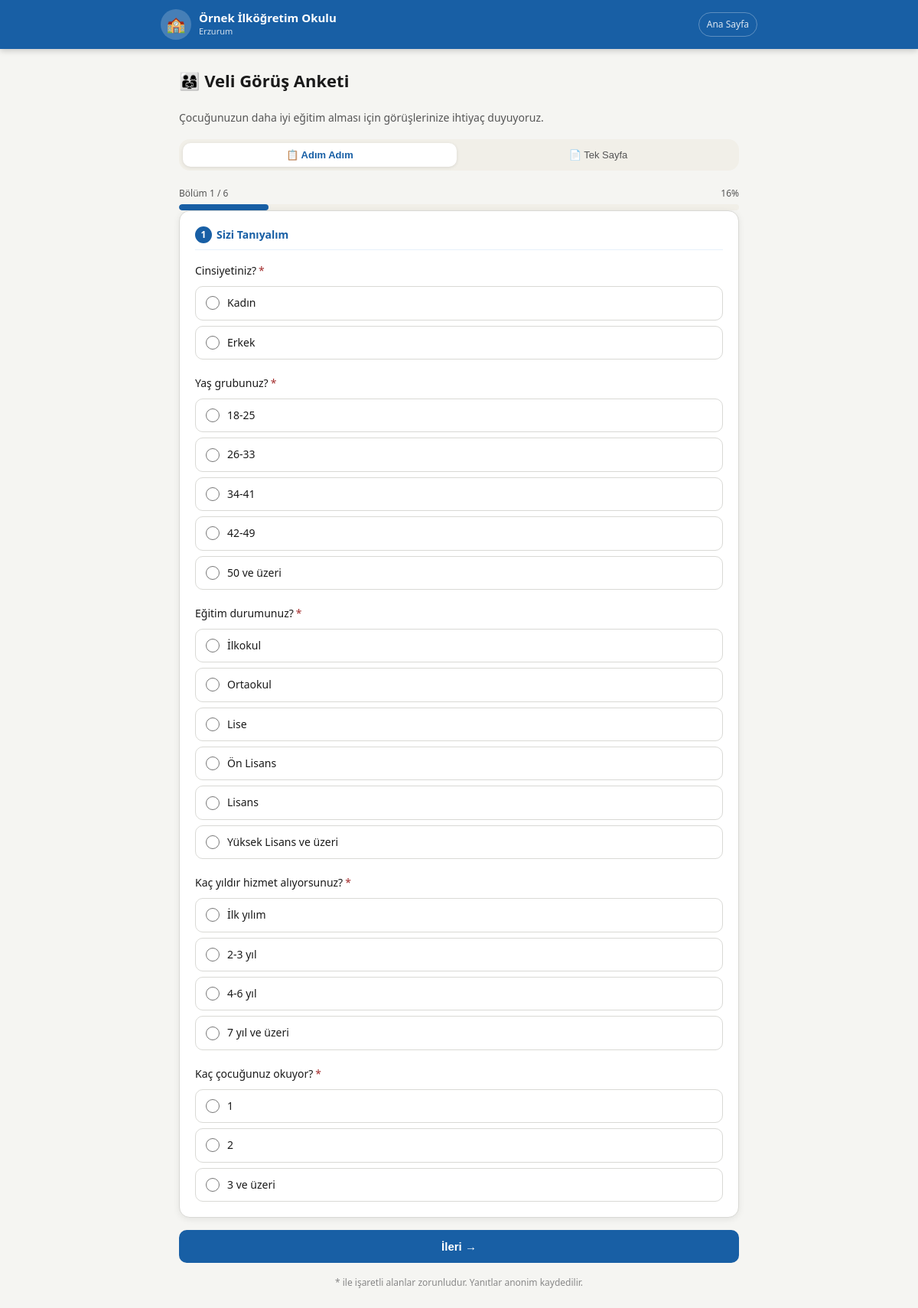
/anket/2, run on an earlier commit of the app's database.
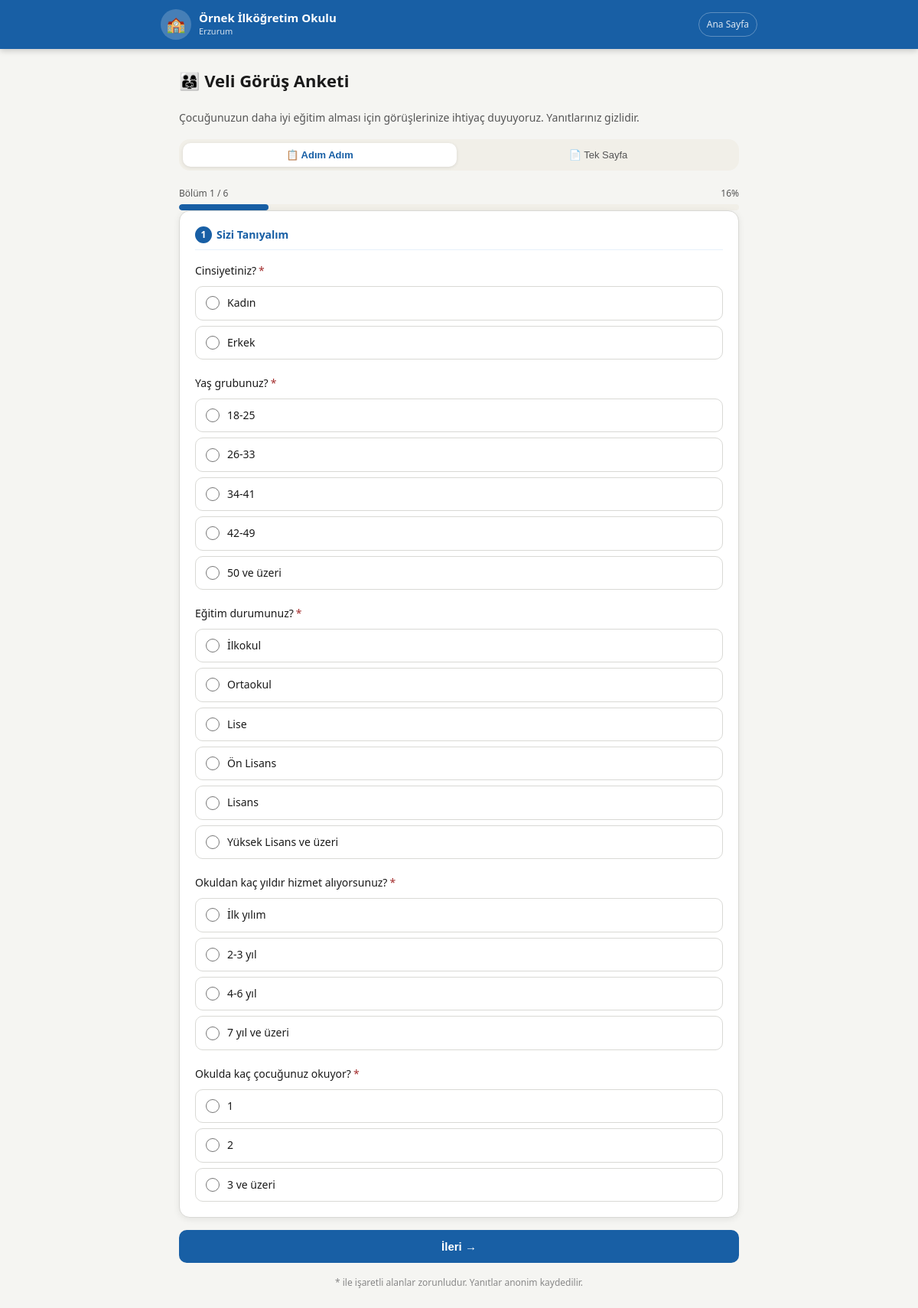
And on a later commit of the database.
### tables this page shows
CREATE TABLE anketler (
            id INTEGER PRIMARY KEY AUTOINCREMENT,
            rol TEXT NOT NULL, baslik TEXT NOT NULL,
            icon TEXT NOT NULL DEFAULT '📝',
            aktif INTEGER DEFAULT 1, sira INTEGER DEFAULT 0,
            baslangic_tarihi TEXT DEFAULT NULL,
            bitis_tarihi TEXT DEFAULT NULL,
            aciklama TEXT DEFAULT '',
            gorunum TEXT DEFAULT 'varsayilan'
        );

CREATE TABLE sorular (
            id INTEGER PRIMARY KEY AUTOINCREMENT,
            bolum_id INTEGER NOT NULL, metin TEXT NOT NULL,
            tip TEXT NOT NULL DEFAULT 'yildiz',
            secenekler TEXT DEFAULT '[]',
            zorunlu INTEGER DEFAULT 1, sira INTEGER DEFAULT 0,
            kosul_soru_id INTEGER DEFAULT NULL,
            kosul_deger TEXT DEFAULT NULL,
            aktif INTEGER DEFAULT 1, gorsel TEXT DEFAULT ''
        );

### app.py (the view, shortened to what this page needs)
@app.route("/anket/<int:anket_id>", methods=["GET","POST"])
def anket(anket_id):
    a=get_anket(anket_id)
    if not a or not a["aktif"]: return redirect(url_for("anasayfa"))
    aktif,msg=anket_aktif_mi(a)
    if not aktif:
        ctx=gctx(); ctx["mesaj"]=msg; ctx["anket"]=a
        return render_template("anket_kapali.html",**ctx)
    a["bolumler"] = [b for b in a["bolumler"] if b.get("aktif",1)!=0]
    for b in a["bolumler"]:
        b["sorular"] = [s for s in b["sorular"] if s.get("aktif",1)!=0]
    a["bolumler"] = [b for b in a["bolumler"] if b["sorular"] or True]
    ctx=gctx(); ctx["anket"]=a
    ctx["sorular_json"]=json.dumps(
        {s["id"]:{"kosul_soru_id":s["kosul_soru_id"],"kosul_deger":s["kosul_deger"]}
         for b in a["bolumler"] for s in b["sorular"]},
        ensure_ascii=False)
    varsayilan = ayar("anket_varsayilan_gorunum","adim")
    anket_gorunum = a.get("gorunum","varsayilan")
    efektif = varsayilan if anket_gorunum=="varsayilan" else anket_gorunum
    url_gorunum = request.args.get("gorunum","")
    if url_gorunum in ["adim","tek"]: efektif = url_gorunum
    ctx["anket_gorunum"] = efektif
    ctx["gorunum_secim_goster"] = ayar("anket_gorunum_secim_goster","1") == "1"
    ctx["anket_varsayilan"] = varsayilan
    return render_template("anket.html",**ctx)

### app.py (called while the page is built)
def db():
    con = sqlite3.connect(DB)
    con.row_factory = sqlite3.Row
    return con

def ayar(k, v=""):
    with db() as c:
        r=c.execute("SELECT deger FROM ayarlar WHERE anahtar=?",(k,)).fetchone()
    return r["deger"] if r else v

def anket_aktif_mi(a):
    bugun = datetime.now().strftime("%Y-%m-%d")
    if a.get("baslangic_tarihi") and bugun < a["baslangic_tarihi"]:
        return False, "Anket henüz başlamadı."
    if a.get("bitis_tarihi") and bugun > a["bitis_tarihi"]:
        return False, "Anket süresi doldu."
    return True, ""

def gctx():
    return {"okul_adi":ayar("okul_adi"),"okul_sehir":ayar("okul_sehir"),
            "tema":ayar("tema","mavi"),"amblem":ayar("amblem")}

### templates/anket.html (shortened to what the changed rows need)
{% extends "base.html" %}
{% block icerik %}
<div class="kap">
  <div class="form-baslik">{{ anket.icon }} {{ anket.baslik }}</div>
  {% if anket.aciklama %}
  <p style="color:var(--metin-ik);font-size:14px;margin-bottom:1rem">{{ anket.aciklama }}</p>
  {% endif %}
  {% if gorunum_secim_goster %}
  <div class="gorunum-sec">
    <button id="btnAdim" onclick="gorunumDegis('adim')" class="{% if anket_gorunum=='adim' %}aktif{% endif %}">
    </button>
    <button id="btnTek" onclick="gorunumDegis('tek')" class="{% if anket_gorunum=='tek' %}aktif{% endif %}">
    </button>
  </div>
  {% endif %}
  <div id="ilerlemeBolum" style="display:{% if anket_gorunum=='adim' %}block{% else %}none{% endif %}">
    <div class="adim-bilgi">
    </div>
    <div class="ilerleme-kap">
    </div>
  </div>
  <form method="POST" id="anketForm" novalidate>
    {% for bolum in anket.bolumler %}
    <div class="bolum-adim {% if loop.first %}aktif{% endif %}"
         data-adim="{{ loop.index0 }}"
         style="display:{% if anket_gorunum=='adim' %}{% if loop.first %}block{% else %}none{% endif %}{% else %}none{% endif %}">
      <div class="bolum">
        <div class="bolum-baslik">
          <span class="bolum-no">{{ loop.index }}</span> {{ bolum.baslik }}
        </div>
        {% for soru in bolum.sorular %}
        {% set gizli = soru.kosul_soru_id is not none %}
        <div class="soru"
             data-soru-id="{{ soru.id }}"
             data-kosul-sid="{{ soru.kosul_soru_id or '' }}"
             data-kosul-deger="{{ soru.kosul_deger or '' }}"
             data-gizli="{% if gizli %}1{% else %}0{% endif %}">
          <div class="soru-metin">{{ soru.metin }}{% if soru.zorunlu %}<span class="zorunlu">*</span>{% endif %}</div>
          {% if soru.tip=="yildiz" %}
          <div class="yildiz-grup">
            {% for i in [5,4,3,2,1] %}
            <input type="radio" name="s_{{ soru.id }}" id="ya{{ soru.id }}_{{ i }}" value="{{ i }}"
                   {% if soru.zorunlu and not gizli %}required{% endif %} data-zorunlu="{{ soru.zorunlu }}">
            <label for="ya{{ soru.id }}_{{ i }}">★</label>
            {% endfor %}
          </div>
          {% elif soru.tip=="secim" %}
          <div class="secim-grup">
            {% for opt in soru.secenekler %}
            {% set opt_m = opt.metin if opt is mapping else opt %}
            {% set opt_mg = opt.mg if opt is mapping else 0 %}
            {% set opt_mz = opt.mz if opt is mapping else 0 %}
            {% set opt_ph = opt.ph if opt is mapping else '' %}
            <label class="secim-opt" onclick="secimRenkle(this)">
              <input type="radio" name="s_{{ soru.id }}" value="{{ opt_m }}"
                     {% if soru.zorunlu and not gizli %}required{% endif %}
                     data-zorunlu="{{ soru.zorunlu }}"
                     data-mg="{{ opt_mg }}" data-mz="{{ opt_mz }}" data-ph="{{ opt_ph | e }}"
                     onchange="kosulKontrol();digerKontrol(this,'a_s_{{ soru.id }}')">
              {{ opt_m }}
            </label>
            {% endfor %}
          </div>
          {% elif soru.tip=="coklu" %}
          <div class="checkbox-grup">
            {% for opt in soru.secenekler %}
            {% set opt_m = opt.metin if opt is mapping else opt %}
            {% set opt_mg = opt.mg if opt is mapping else 0 %}
            {% set opt_mz = opt.mz if opt is mapping else 0 %}
            {% set opt_ph = opt.ph if opt is mapping else '' %}
            <label class="checkbox-opt">
              <input type="checkbox" name="s_{{ soru.id }}" value="{{ opt_m }}"
                     data-mg="{{ opt_mg }}" data-mz="{{ opt_mz }}" data-ph="{{ opt_ph | e }}"
                     onchange="checkboxStil(this);digerKontrolCoklu(this,'a_s_{{ soru.id }}')">
              {{ opt_m }}
            </label>
            {% endfor %}
          </div>
          <div id="a_s_{{ soru.id }}" style="display:none;margin-top:6px">
            <input type="text" name="s_{{ soru.id }}_diger" placeholder="Lütfen belirtin..."
                   style="width:100%">
          </div>
          {% elif soru.tip=="sayi" %}
          <input type="number" name="s_{{ soru.id }}" min="0" placeholder="Sayı giriniz" style="max-width:160px">
          {% else %}
          <textarea name="s_{{ soru.id }}" placeholder="Görüşünüzü buraya yazın..."></textarea>
          {% endif %}
        </div>
        {% endfor %}
      </div>
      <div class="adim-nav">
        {% if loop.last %}
        <button type="submit" class="btn btn-ana">✓ Anketi Gönder</button>
        {% else %}
        <button type="button" class="btn btn-ana" onclick="adimGit(1)">İleri →</button>
        {% endif %}
      </div>
    </div>
    {% endfor %}
  </form>
  <p style="text-align:center;font-size:12px;color:var(--metin-uc);margin-top:1rem">
    * ile işaretli alanlar zorunludur. Yanıtlar anonim kaydedilir.
  </p>
</div>
{% endblock %}

What changed in the data, as far as the page shows it:
changed anketler "Veli Görüş Anketi": aciklama "Çocuğunuzun daha iyi eğitim alması için görüşlerinize ihtiyaç duyuyoruz." → "Çocuğunuzun daha iyi eğitim alması için görüşlerinize ihtiyaç duyuyoruz. Yanıtlarınız gizlidir."
changed sorular "☐ İlk yılım": metin "Kaç yıldır hizmet alıyorsunuz?" → "Okuldan kaç yıldır hizmet alıyorsunuz?"
changed sorular "☐ 3 ve üzeri": metin "Kaç çocuğunuz okuyor?" → "Okulda kaç çocuğunuz okuyor?"
